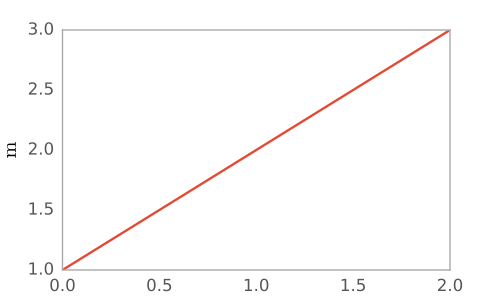

Write the Python code that produced this figure.
from astropy import units as u
from astropy.visualization import quantity_support
from matplotlib import pyplot as plt
with quantity_support():
    plt.figure(figsize=(5,3))
    plt.plot([1, 2, 3] * u.m)
